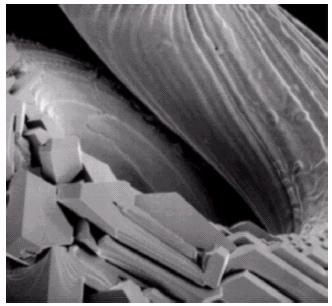
#> input picture img_directional_filter/img_data/moutain.jpg, 332 x 306 px
$ python directional_filter.py
#> lines starting #> are read from the running program, lines starting #| are printed output that depends on the picture
import cv2 as cv
import numpy as np

# img read
img = cv.imread("./img_data/moutain.jpg")
#> img is the input picture: shape (306, 332, 3); mean B, G, R 110.8, 108, 110.1

# kernel
kernel_0deg = 1/4 * np.array([[0, 0, 0],
                              [1, 2, 1],
                              [0, 0, 0]])
kernel_45deg = 1/4 * np.array([[0, 0, 1],
                              [0, 2, 0],
                              [1, 0, 0]])
kernel_90deg = 1/4 * np.array([[0, 1, 0],
                              [0, 2, 0],
                              [0, 1, 0]])
kernel_135deg = 1/4 * np.array([[1, 0, 0],
                              [0, 2, 0],
                              [0, 0, 1]])
# filter2D
img_0deg = cv.filter2D(img, ddepth=-1, kernel=kernel_0deg)
img_45deg = cv.filter2D(img, ddepth=-1, kernel=kernel_45deg)
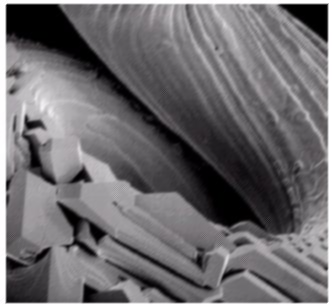
#> img_45deg: shape (306, 332, 3); mean B, G, R 110.8, 108, 110.1
img_90deg = cv.filter2D(img, ddepth=-1, kernel=kernel_90deg)
img_135deg = cv.filter2D(img, ddepth=-1, kernel=kernel_135deg)

# print result
cv.imshow("before", img)
cv.waitKey()
cv.imshow("after", img_135deg)
cv.waitKey()
cv.destroyAllWindows()

# [5 lines of commented-out code are left out]
